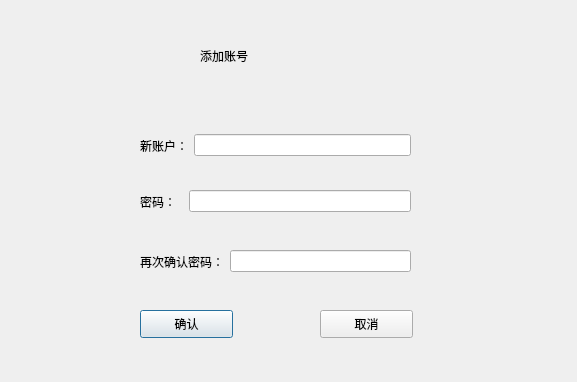
<?xml version="1.0" encoding="UTF-8"?>
<ui version="4.0">
 <class>tianjiayonghu</class>
 <widget class="QDialog" name="tianjiayonghu">
  <property name="geometry">
   <rect>
    <x>0</x>
    <y>0</y>
    <width>577</width>
    <height>382</height>
   </rect>
  </property>
  <property name="windowTitle">
   <string>添加账号</string>
  </property>
  <widget class="QLabel" name="label">
   <property name="geometry">
    <rect>
     <x>200</x>
     <y>10</y>
     <width>181</width>
     <height>91</height>
    </rect>
   </property>
   <property name="styleSheet">
    <string notr="true">font: 26pt &quot;方正舒体&quot;;</string>
   </property>
   <property name="text">
    <string>添加账号</string>
   </property>
  </widget>
  <widget class="QPushButton" name="pushButton">
   <property name="geometry">
    <rect>
     <x>140</x>
     <y>310</y>
     <width>93</width>
     <height>28</height>
    </rect>
   </property>
   <property name="text">
    <string>确认</string>
   </property>
  </widget>
  <widget class="QPushButton" name="pushButton_2">
   <property name="geometry">
    <rect>
     <x>320</x>
     <y>310</y>
     <width>93</width>
     <height>28</height>
    </rect>
   </property>
   <property name="text">
    <string>取消</string>
   </property>
  </widget>
  <widget class="QWidget" name="layoutWidget">
   <property name="geometry">
    <rect>
     <x>140</x>
     <y>134</y>
     <width>271</width>
     <height>23</height>
    </rect>
   </property>
   <layout class="QHBoxLayout" name="horizontalLayout">
    <item>
     <widget class="QLabel" name="label_2">
      <property name="text">
       <string>新账户：</string>
      </property>
     </widget>
    </item>
    <item>
     <widget class="QLineEdit" name="le_account"/>
    </item>
   </layout>
  </widget>
  <widget class="QWidget" name="layoutWidget">
   <property name="geometry">
    <rect>
     <x>140</x>
     <y>190</y>
     <width>271</width>
     <height>23</height>
    </rect>
   </property>
   <layout class="QHBoxLayout" name="horizontalLayout_2">
    <item>
     <widget class="QLabel" name="label_3">
      <property name="text">
       <string>密码：  </string>
      </property>
     </widget>
    </item>
    <item>
     <widget class="QLineEdit" name="le_mima">
      <property name="echoMode">
       <enum>QLineEdit::Password</enum>
      </property>
     </widget>
    </item>
   </layout>
  </widget>
  <widget class="QWidget" name="layoutWidget">
   <property name="geometry">
    <rect>
     <x>140</x>
     <y>250</y>
     <width>271</width>
     <height>23</height>
    </rect>
   </property>
   <layout class="QHBoxLayout" name="horizontalLayout_3">
    <item>
     <widget class="QLabel" name="label_4">
      <property name="text">
       <string>再次确认密码：</string>
      </property>
     </widget>
    </item>
    <item>
     <widget class="QLineEdit" name="le_mima2">
      <property name="echoMode">
       <enum>QLineEdit::Password</enum>
      </property>
     </widget>
    </item>
   </layout>
  </widget>
 </widget>
 <resources/>
 <connections/>
</ui>
